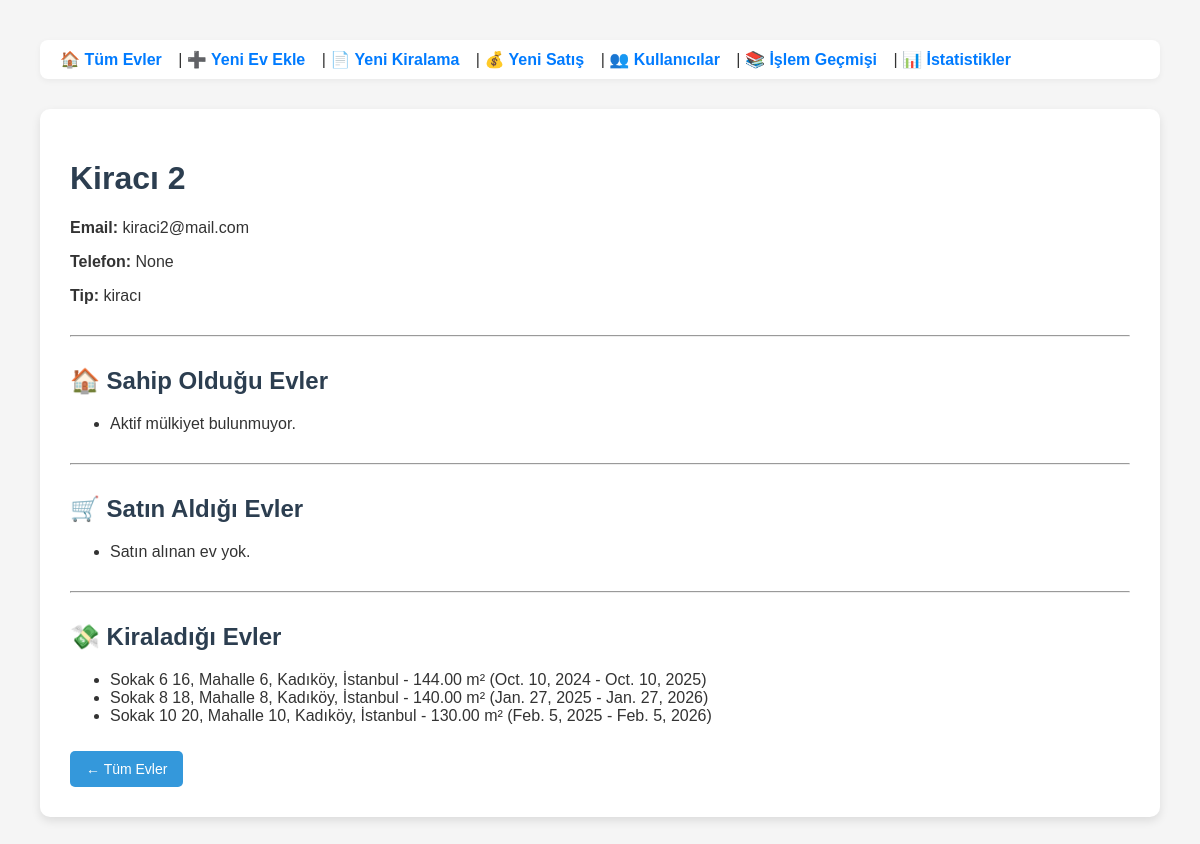
Page /users/9/ on the committed database.
### nature/models.py (models this page shows, shortened)
class User(models.Model):
    USER_TYPES = [
        ('kiracı', 'Kiracı'),
        ('ev sahibi', 'Ev Sahibi'),
        ('alıcı', 'Alıcı'),
        ('satıcı', 'Satıcı'),
    ]
    full_name = models.CharField(max_length=100)
    email = models.EmailField(unique=True, null=True, blank=True)
    phone = models.CharField(max_length=20, null=True, blank=True)
    user_type = models.CharField(max_length=20, choices=USER_TYPES)

class PropertyRental(models.Model):
    property = models.ForeignKey(Property, on_delete=models.CASCADE)
    tenant = models.ForeignKey(User, on_delete=models.CASCADE)
    rent_price = models.DecimalField(max_digits=10, decimal_places=2)
    start_date = models.DateField()
    end_date = models.DateField(null=True, blank=True)
    class Meta:
        unique_together = ('property', 'tenant', 'start_date')

class Property(models.Model):
    address = models.ForeignKey(Address, on_delete=models.SET_NULL, null=True, blank=True)
    description = models.TextField(null=True, blank=True)
    square_meters = models.DecimalField(max_digits=10, decimal_places=2)
    room_count = models.IntegerField()
    heating_type = models.CharField(max_length=50, null=True, blank=True)
    current_owner = models.ForeignKey(User, on_delete=models.SET_NULL, null=True, blank=True)
    adres_kodu = models.CharField(max_length=20, unique=True, null=False, blank=False)
    def __str__(self):
        return f"{self.address} - {self.square_meters} m²"

class Address(models.Model):
    city = models.CharField(max_length=50)
    district = models.CharField(max_length=50)
    neighborhood = models.CharField(max_length=50)
    street = models.CharField(max_length=50)
    building_number = models.CharField(max_length=10)
    apartment_number = models.CharField(max_length=10)
    def __str__(self):
        return f"{self.street} {self.building_number}, {self.neighborhood}, {self.district}, {self.city}"

### nature/views.py (the view, shortened to what this page needs)
# urls.py: path('users/<int:user_id>/', views.user_detail, name='user_detail'),
def user_detail(request, user_id):
    user = get_object_or_404(User, pk=user_id)
    current_ownerships = list(PropertyOwner.objects.filter(owner=user, ownership_end_date__isnull=True))
    owned_properties = Property.objects.filter(current_owner=user)
    already_tracked = [o.property.id for o in current_ownerships]
    missing_owner_records = owned_properties.exclude(id__in=already_tracked)
    purchases = []
    past_ownerships = PropertyOwner.objects.filter(owner=user, ownership_end_date__isnull=False)
    sales = []
    rentals = PropertyRental.objects.filter(tenant=user)
    context = {
        'user': user,
        'current_ownerships': current_ownerships,
        'past_sales': sales,
        'purchases': purchases,
        'rentals': rentals,
    }
    return render(request, 'nature/user_detail.html', context)

### nature/templates/nature/user_detail.html (shortened to what this page needs)
{% extends "base.html" %}
{% block content %}
<h1>{{ user.full_name }}</h1>
<p><strong>Email:</strong> {{ user.email }}</p>
<p><strong>Telefon:</strong> {{ user.phone }}</p>
<p><strong>Tip:</strong> {{ user.user_type }}</p>
<hr>
<h2>🏠 Sahip Olduğu Evler</h2>
<ul>
{% for ownership in owned_properties %}
    <li>{{ ownership.property }} ({{ ownership.ownership_start_date }} - {{ ownership.ownership_end_date|default:"devam ediyor" }})</li>
{% empty %}
    <li>Aktif mülkiyet bulunmuyor.</li>
{% endfor %}
</ul>
<hr>
<h2>🛒 Satın Aldığı Evler</h2>
<ul>
{% for sale in sales %}
    <li>{{ sale.property }} – {{ sale.sale_price }} ₺</li>
{% empty %}
    <li>Satın alınan ev yok.</li>
{% endfor %}
</ul>
<hr>
<h2>💸 Kiraladığı Evler</h2>
<ul>
{% for rental in rentals %}
    <li>{{ rental.property }} ({{ rental.start_date }} - {{ rental.end_date|default:"devam ediyor" }})</li>
{% empty %}
    <li>Kiralama geçmişi bulunmuyor.</li>
{% endfor %}
</ul>
<a href="{% url 'property_list' %}" class="button">← Tüm Evler</a>
{% endblock %}

### nature/templates/base.html (style rules this page uses)
body { font-family: Arial, sans-serif; margin: 40px; background-color: #f5f5f5; color: #333; }
a { color: #007bff; text-decoration: none; }
h1, h2, h3 { color: #2c3e50; }
.button { display: inline-block; background-color: #3498db; color: white; padding: 10px 16px; margin-top: 10px; border-radius: 5px; text-decoration: none; font-size: 14px; }
hr { margin: 30px 0; }

### rows in the picture
User: full_name "Kiracı 2", email "kiraci2@mail.com", phone "None", user_type "kiracı"
PropertyRental: property "Sokak 6 16, Mahalle 6, Kadıköy, İstanbul - 144.00 m²", start_date "Oct. 10, 2024", end_date "Oct. 10, 2025"
PropertyRental: property "Sokak 8 18, Mahalle 8, Kadıköy, İstanbul - 140.00 m²", start_date "Jan. 27, 2025", end_date "Jan. 27, 2026"
PropertyRental: property "Sokak 10 20, Mahalle 10, Kadıköy, İstanbul - 130.00 m²", start_date "Feb. 5, 2025", end_date "Feb. 5, 2026"
